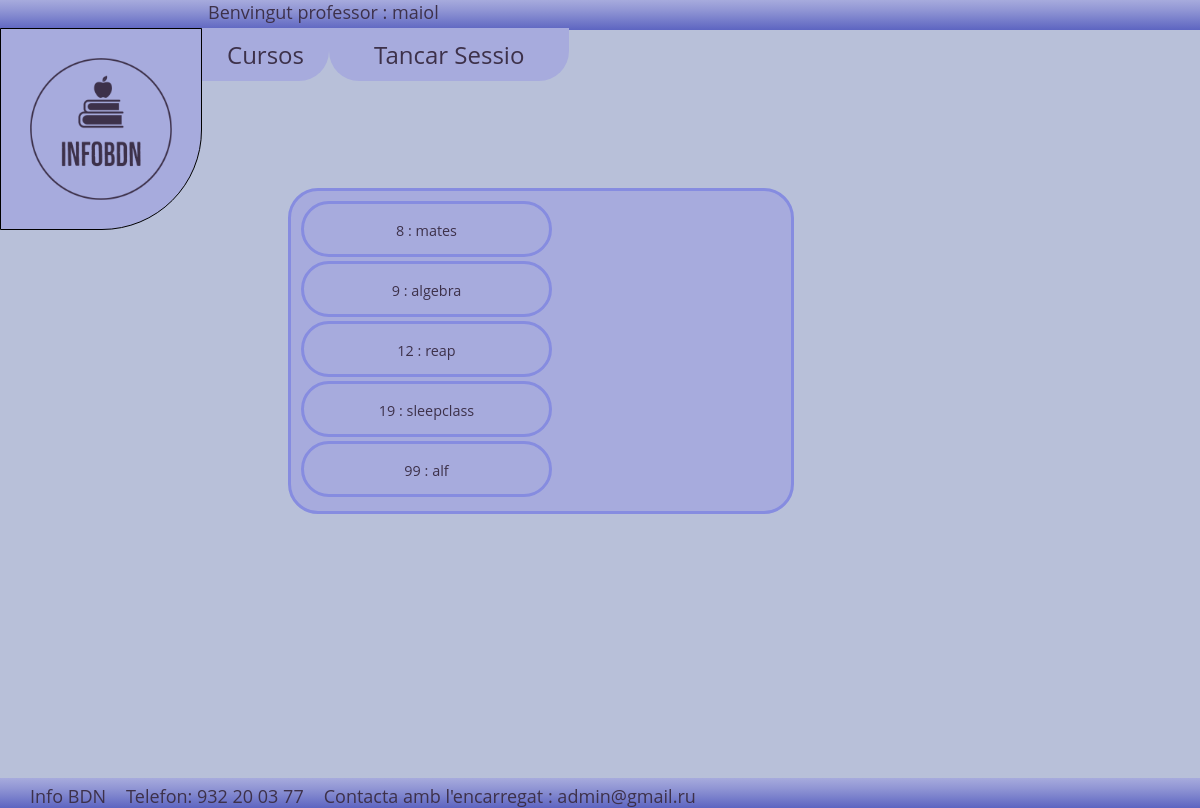
The page /infoDB/menu.php?opcio=Llistar_cursos (signed in) on the database its author committed.
### tables this page shows
CREATE TABLE `cursos` (
  `codi` int(11) NOT NULL,
  `nom` varchar(40) NOT NULL,
  `descripcio` varchar(80) NOT NULL,
  `hores` int(11) NOT NULL,
  `dataInici` date NOT NULL,
  `dataFinal` date NOT NULL,
  `CursProfessorFK` varchar(9) DEFAULT NULL,
  `estat` tinyint(1) NOT NULL
);

### infoDB/alumne/alumneFuncions.php (the view, shortened to what this page needs)
<?php
    function menuProfessors(){
        echo"<nav>";
            echo "<a href='menu.php?opcio=" . "Llistar_cursos" . "'>Cursos</a>";
            echo '<a href="functions/closeSession.php">Tancar Sessio</a>';
        echo"</nav>";
    }
        ?>
        <?php
    function llistarCursos(){
        if(isset($_GET["opcio"]) && $_GET["opcio"]=="Llistar_cursos"){
            $conexion = concetarBD();
            $dni=$_SESSION["usuari"]["dni"];
            $sql = "SELECT `codi`,`nom` FROM `cursos` WHERE `CursProfessorFK`='$dni'";
            $consulta = mysqli_query($conexion,$sql);
            if($consulta == false){
                mysqli_error($conexion);
            }else{
                echo "<div class='cursosP'>";
                while($row = mysqli_fetch_array($consulta)){
                    echo "<div><a href='menu.php?curs=".$row["codi"]."'>".$row["codi"]." : ".$row["nom"]."</a></div>";
                }
                echo "</div>";
            }
        }
    }
?>

### infoDB/style/styles.css (style rules this page uses)
body, html { width: 100%; height: 100%; }
* { font-family: 'Open Sans'; font-style: normal; }
body { background-color: #b8c0d9; color: #3d314a; font-size: 18px; }
.navegacio nav a { background-color:#a7abdd; padding: 10px 45px; border-radius: 0 0 30px 30px; text-decoration: none; color: #3d314a; }
.navegacio nav a:first-child { background-color:#a7abdd; padding: 10px 25px; border-radius: 0 0 30px 0px; }
.cursosP { padding: 10px; border-radius: 30px; grid-area: 2/2; width:100%; height:100%; border: #868ce0 solid 3px; margin: auto; display: flex; flex-wrap: wrap; background-color: #a7abdd; margin-left: -200px; }
.cursosP div { width: 245px; max-height: 50px; border: #868ce0 solid 3px; border-radius: 30px; text-align: center; }
.cursosP div a { width: 100%; position: relative; top: 25%; left: 00%; transform: translate(-50%, -50%); text-decoration: none; color: #3d314a; font-size:1.2vw; }

### rows shown on the page
cursos: codi "8", nom "mates"
cursos: codi "9", nom "algebra"
cursos: codi "12", nom "reap"
cursos: codi "19", nom "sleepclass"
cursos: codi "99", nom "alf"

### other values the page prints
$_SESSION["login"] "professor"
$_SESSION["usuari"]["nom"] "maiol"
